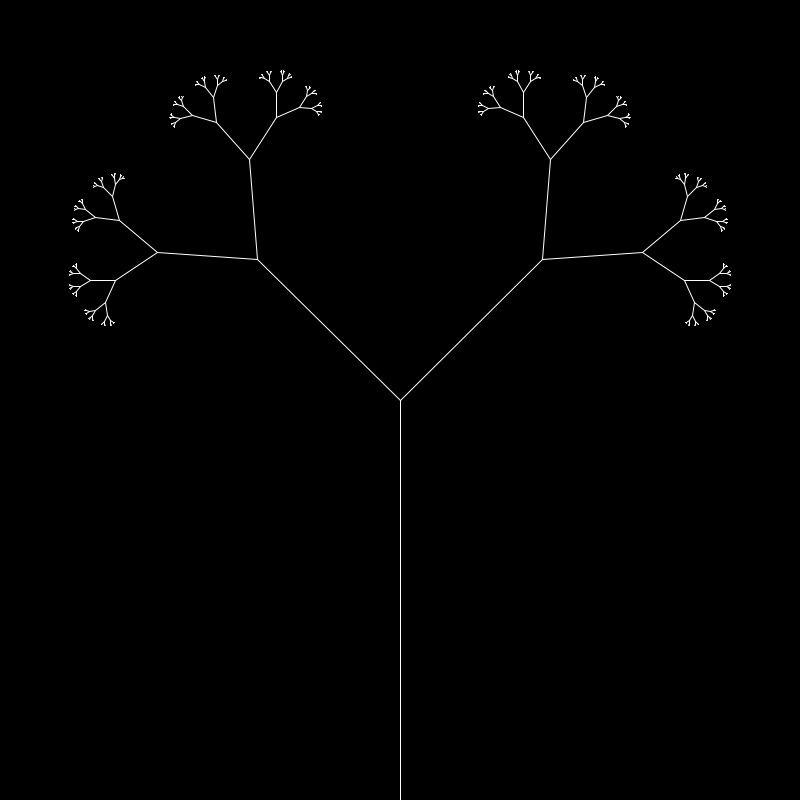
Frame 1 (no input)
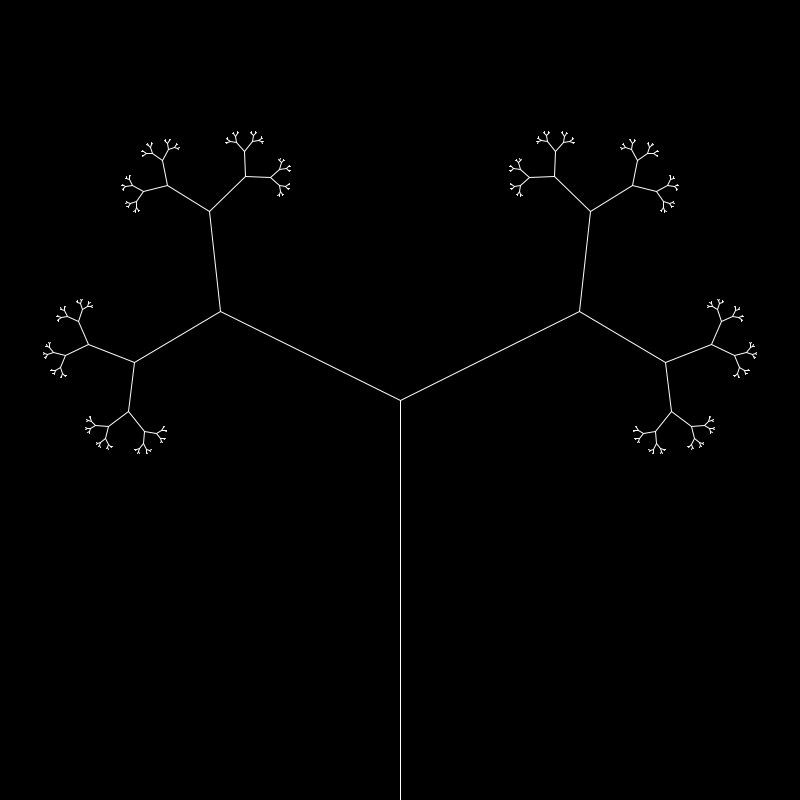
Frame 60 (the mouse pressed at the canvas centre just before this capture)
Frame 120 (the mouse held since frame 60 and released just before this capture): identical to frame 60, image omitted

The Processing sketch that drew these frames (run headless with seeded random() and noise(); from frame 60 on, the mouse is pressed at the canvas centre):

// Processing sketch: fractalcracktal
// ── fractalcracktal.pde
PVector start;
//float len;
float a = radians(45);
float moveA = 0;
float moveAinc = radians(1);
float a_low = radians(45);
float a_high = radians(180);
float angleFactor = 0.9;
float lenFactor = 0.5;


void setup() {
  size(800, 800);
  start = new PVector(width / 2, height);
  //len = height / 4;
}


void draw() {
  moveA += moveAinc;
  if (moveA > TWO_PI) moveA -= TWO_PI;
  
  a = map(sin(moveA), 0, TWO_PI, a_low, a_high);
  
  
  background(0);
  stroke(255);
  translate(start.x, start.y);
  drawLine(height / 2, a);
}


void drawLine(float len, float angle) {
  if (len < 1) return;
  line(0, 0, 0, -len);
  translate(0, -len);
  pushMatrix();
  rotate(-angle);
  drawLine(len * lenFactor, angle * angleFactor);
  popMatrix();
  pushMatrix();
  rotate(angle);
  drawLine(len * lenFactor, angle * angleFactor);
  popMatrix();
}
